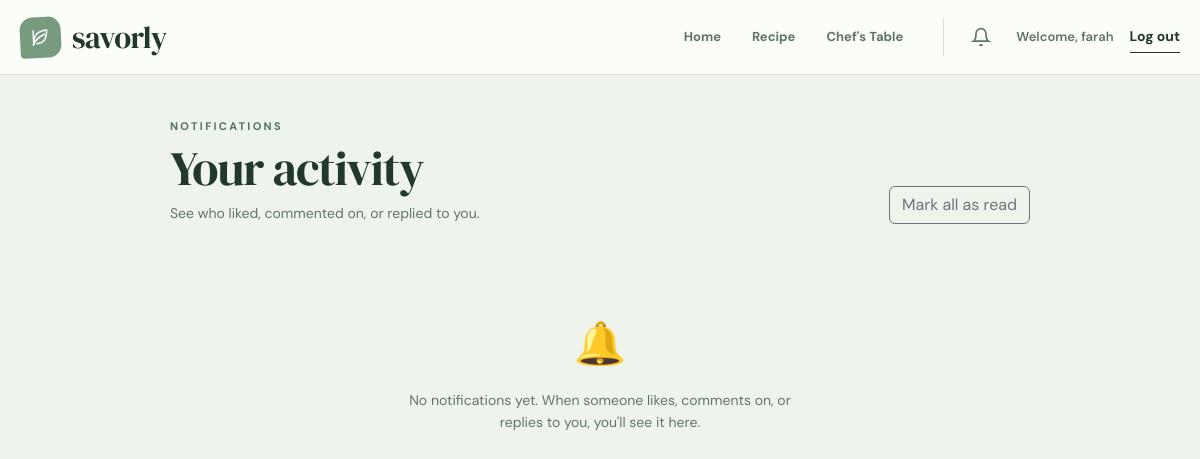
The page /notifications/ (signed in) on the database as committed earlier.
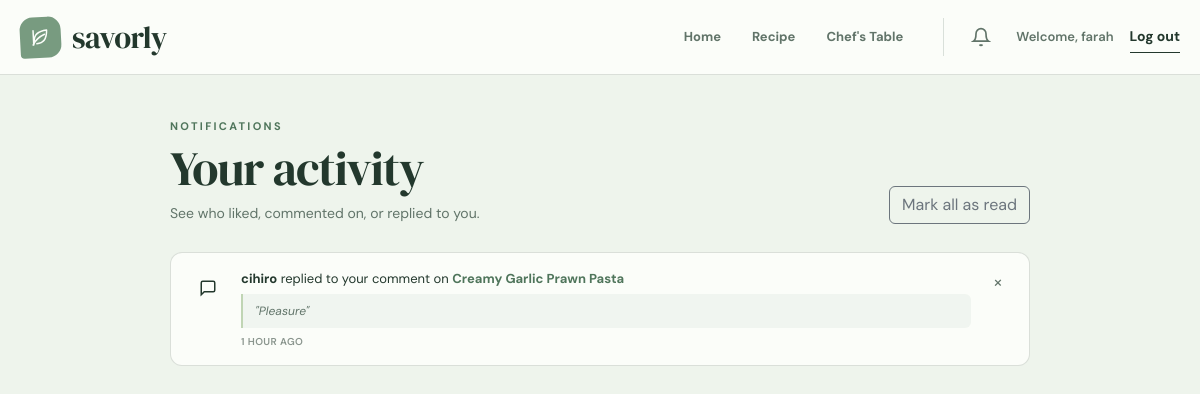
The same page on the database as committed later.
### vege/models.py (models this page shows, shortened)
class Notification(models.Model):
    class NotificationType(models.TextChoices):
        LIKE = "like", "Like"
        COMMENT = "comment", "Comment"
        REPLY = "reply", "Reply"
    user = models.ForeignKey(
        settings.AUTH_USER_MODEL,
        on_delete=models.CASCADE,
        related_name="notifications",
    )
    recipe = models.ForeignKey(
        recipe,
        on_delete=models.CASCADE,
        related_name="notifications",
    )
    sender = models.ForeignKey(
        settings.AUTH_USER_MODEL,
        on_delete=models.CASCADE,
        related_name="sent_notifications",
    )
    comment = models.ForeignKey(
        Comment,
        on_delete=models.CASCADE,
        null=True,
        blank=True,
        related_name="notifications",
        help_text="Comment/reply that triggered this notification; "
        "deleting it removes the notification too.",
    )
    notification_type = models.CharField(
        max_length=10,
        choices=NotificationType.choices,
    )
    text = models.CharField(
        max_length=255,
        blank=True,
        help_text="Snapshot of the comment text (for comments) or empty (for likes).",
    )
    is_read = models.BooleanField(default=False)
    created_at = models.DateTimeField(auto_now_add=True)
    class Meta:
        ordering = ["-created_at"]

class recipe(models.Model):
    name = models.CharField(max_length=100)
    recipe_description = models.TextField()
    recipe_image = models.ImageField(upload_to="recipe_images/", blank=True)
    posted_by = models.ForeignKey(
        settings.AUTH_USER_MODEL,
        on_delete=models.SET_NULL,
        related_name="posted_recipes",
        null=True,
        blank=True,
    )

### vege/views.py (the view)
# urls.py: path("notifications/", recipe_views.notifications, name="notifications"),
@login_required(login_url="login")
def notifications(request):
    notifications_qs = request.user.notifications.select_related(
        "recipe", "sender", "comment"
    ).all()
    unread_count = notifications_qs.filter(is_read=False).count()
    return render(
        request,
        "notifications.html",
        {
            "notifications": notifications_qs,
            "unread_count": unread_count,
        },
    )

### vege/templates/notifications.html (shortened to what this page needs)
{% extends 'base.html' %}
{% block body_class %}notifications-page{% endblock %}
{% block start %}
<main class="notifications-shell">
  <header class="notifications-header">
    <div>
      <p class="eyebrow mb-2">Notifications</p>
      <h1>Your activity</h1>
      <p class="notifications-subtitle">
        See who liked, commented on, or replied to you.
      </p>
    </div>
    <a class="btn btn-outline-secondary" href="{% url 'mark_notifications_read' %}">
      Mark all as read
    </a>
  </header>
  <div class="notifications-list">
    {% for notification in notifications %}
      <div
        class="notification-card {% if not notification.is_read %}notification-card--unread{% endif %}"
        id="notification-{{ notification.pk }}"
        data-notification-id="{{ notification.pk }}"
        data-notification-type="{{ notification.notification_type }}"
        data-recipe-url="{% url 'recipe_details' notification.recipe.pk %}"
        {% if notification.comment_id %}data-comment-id="{{ notification.comment_id }}"{% endif %}
      >
        <div class="notification-icon notification-icon--{{ notification.notification_type }}">
          {% if notification.notification_type == 'like' %}
            <svg viewBox="0 0 24 24" fill="none" stroke="currentColor" stroke-width="2">
              <path d="M20.84 4.61a5.5 5.5 0 0 0-7.78 0L12 5.67l-1.06-1.06a5.5 5.5 0 0 0-7.78 7.78l1.06 1.06L12 21.23l7.78-7.78 1.06-1.06a5.5 5.5 0 0 0 0-7.78z"/>
            </svg>
          {% else %}
            <svg viewBox="0 0 24 24" fill="none" stroke="currentColor" stroke-width="2">
              <path d="M21 15a2 2 0 0 1-2 2H7l-4 4V5a2 2 0 0 1 2-2h14a2 2 0 0 1 2 2z"/>
            </svg>
          {% endif %}
        </div>
        <div class="notification-content">
          <p class="notification-text">
            <strong>{{ notification.sender.username }}</strong>
            {% if notification.notification_type == 'like' %}
              liked your recipe
            {% elif notification.notification_type == 'reply' %}
              replied to your comment on
            {% else %}
              commented on your recipe
            {% endif %}
            <a href="{% url 'recipe_details' notification.recipe.pk %}">{{ notification.recipe.name }}</a>
          </p>
          {% if notification.text %}
            <p class="notification-quote">"{{ notification.text }}"</p>
          {% endif %}
          <span class="notification-time">{{ notification.created_at|timesince }} ago</span>
        </div>
        <button
          type="button"
          class="notification-dismiss"
          data-notification-id="{{ notification.pk }}"
          aria-label="Delete notification"
          title="Delete notification"
        >
          &times;
        </button>
      </div>
    {% empty %}
      <div class="notifications-empty">
        <span aria-hidden="true">🔔</span>
        <p>No notifications yet. When someone likes, comments on, or replies to you, you'll see it here.</p>
      </div>
    {% endfor %}
  </div>
</main>
{% endblock %}

Rows that differ between the two databases and show on the page:
added Notification: notification_type "reply" (drawn), sender.username "cihiro", recipe.name "Creamy Garlic Prawn Pasta", text "Pleasure", created_at "1 HOUR"
Other text that changed with them:
text no longer shown: "🔔 No notifications yet. When someone likes, comments on, or replies to you, you'll see it here."
